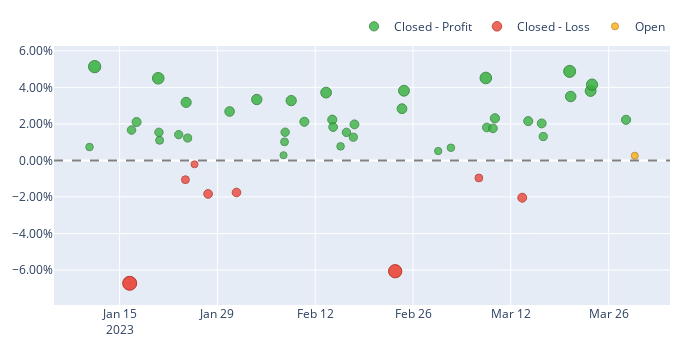

The notebook cell this image was saved under:
### Code cell
ls_backtests_all[13][4].plot_trade_pnl()
